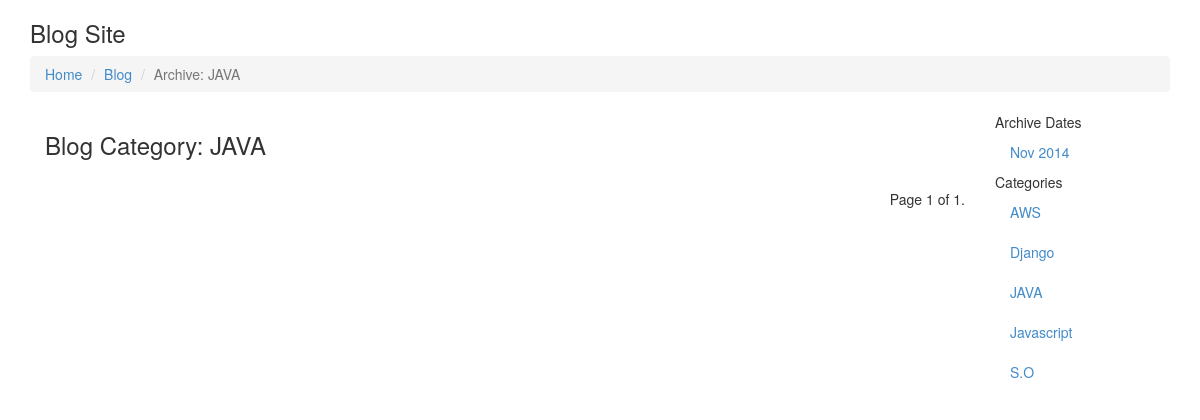
Before: /blog/archive/java/ with the older database file.
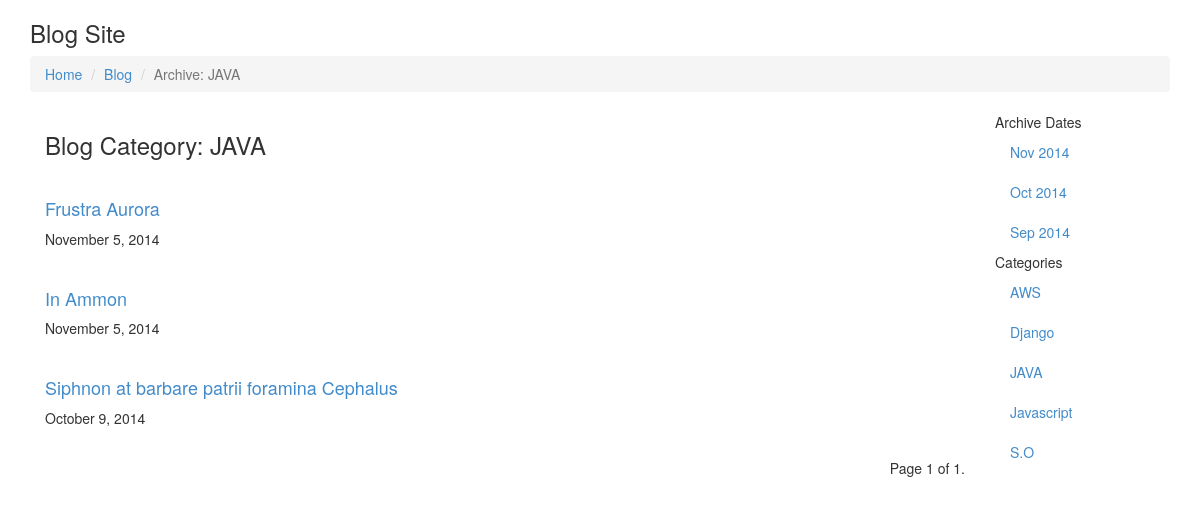
After: the same page with the newer database file.
### blog/models.py (models this page shows, shortened)
class Category(models.Model) :
    title = models.CharField(max_length = 255)
    slug = models.SlugField(
        verbose_name = 'Slug',
        help_text = 'Uri identifier.',
        max_length = 255,
        unique = True
    )
    class Meta:
        app_label = 'blog'
        verbose_name = "Category"
        verbose_name_plural = "Categories"
        ordering = ['title',]

class Article(models.Model) :
    title = models.CharField(max_length = 255)
    slug = models.SlugField(
        verbose_name = 'Slug',
        help_text = 'Uri identifier.',
        max_length = 255,
        unique = True
    )
    content_markdown = models.TextField(
        verbose_name = 'Content (Markdown)',
    )
    content_markup = models.TextField(
        verbose_name = 'Content (Markup)',
    )
    categories = models.ManyToManyField(
        Category,
        verbose_name = 'Categories',
        null = True,
        blank = True
    )
    date_publish = models.DateTimeField(
        verbose_name = 'Publish Date',
    )
    class Meta:
        app_label = 'blog'
        verbose_name = 'Article'
        verbose_name_plural = 'Articles'
        ordering = ['-date_publish']

### blog/views.py (the view)
# urls.py: url(r'^archive/(?P<slug>[-\w]+)/$', views.category_archive, name='blog-category-archive'),
def category_archive(request, slug):
    archive_dates = Article.objects.datetimes('date_publish','month', order='DESC')
    categories = Category.objects.all()
    category = get_object_or_404(Category, slug=slug)
    page = request.GET.get('page')
    article_queryset = Article.objects.filter(categories=category)
    paginator = Paginator(article_queryset, 5)
    try:
        articles = paginator.page(page)
    except PageNotAnInteger:
        articles = paginator.page(1)
    except EmptyPage:
        articles = paginator.page(paginator.num_pages)
    return render(
        request,
        "blog/article/category_archive.html",
        {
            "articles" : articles,
            "archive_dates" : archive_dates,
            "categories" : categories,
            "category" : category
        }
    )

### blog/templates/blog/article/category_archive.html (shortened to what this page needs)
{% extends "blog/base.html" %}
{% block breadcrumb %}
<ul class="breadcrumb">
  <li><a href="/">Home</a></li>
  <li><a href="{% url 'blog:blog-article-index' %}">Blog</a></li>
  <li class="active">Archive: {{ category.title }}</li>
</ul>
{% endblock %}
{% block content %}
<div>
    <div class="col-md-10">
        <h3>Blog Category: {{ category.title }}</h3>
        {% for item in articles %}
        <br>
        <article class="news-item">
            <h4 class="title"><a href="{% url 'blog:blog-article-single' slug=item.slug %}">{{ item.title }}</a></h4>
            <div class="meta">{{ item.date_publish|date:"F j, Y" }}</div>
        </article>
        {% endfor %}
        <div class="pagination pull-right">
            <span class="step-links">
                <span class="current">
                    Page {{ articles.number }} of {{ articles.paginator.num_pages }}.
                </span>
            </span>
        </div>
    </div>
    <div class="col-md-2">
        <ul class="nav nav-list">
        {% if archive_dates|length > 0%}
            <li class="nav-header">Archive Dates</li>
            {% for date in archive_dates %}
            <li{% if date.month == start.month and date.year == start.year %} class="active"{% endif %}><a href="{% url 'blog:blog-date-archive' month=date|date:'m' year=date|date:'Y' %}">{{ date|date:"M Y" }}</a></li>
            {% endfor %}
            <li class="nav-header">Categories</li>
            {% for tmp in categories %}
            <li{% if category.slug == tmp.slug %} class="active"{% endif %}><a href="{% url 'blog:blog-category-archive' slug=tmp.slug %}">{{ tmp.title }}</a></li>
            {% endfor %}
        {% endif %}
        </ul>
    </div>
</div>
{% endblock %}

Changed rows visible on the page:
added Article: title "Frustra Aurora", date_publish "November 5, 2014"
added Article: title "In Ammon", date_publish "November 5, 2014"
added Article: title "Siphnon at barbare patrii foramina Cephalus", date_publish "October 9, 2014"
Other visible differences:
new list line: "Oct 2014"
new list line: "Sep 2014"
